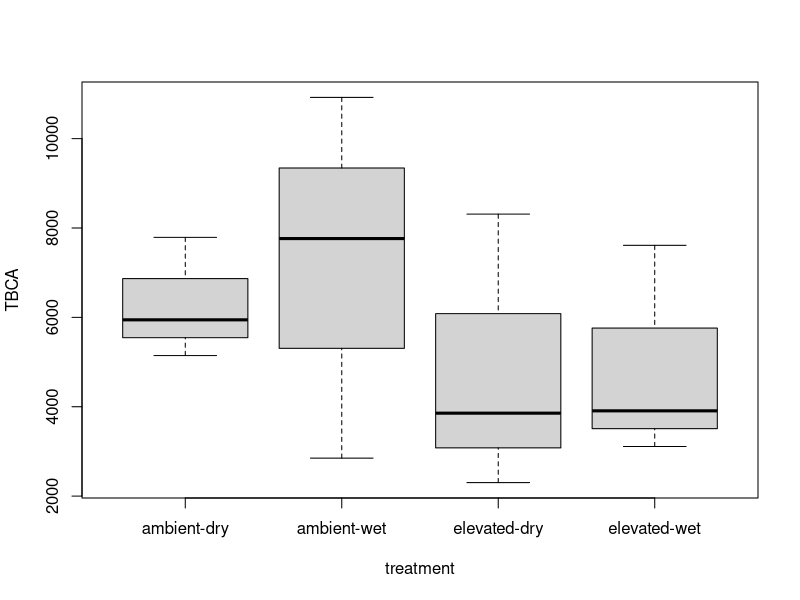

Recreate this plot in R. (Note: this script raises an error after producing the figure.)
### This script creates TBCA from the flux data and the biomass data
# source("functions_and_packages/functions.R")
# source("functions_and_packages/plot_objects.R")
# library(doBy)

#1: Fc,t = GPP - (Rl + Rs,br) = total carbon flux by chamber
#2: TBCA = Fc,t - Mab,t
#3: Mab,t = total mass of aboveground + leaflitter

# read harvest totals of mass and C flux by chmaber
#harvest_C <- read.csv("master_scripts/harvest_chamber.csv")
tree_C <- read.csv("calculated_mass/chamber_carbon.csv")
tree_C$treatment <- with(tree_C, paste(CO2_treatment, Water_treatment, sep="-"))  

##caluclate TBCA-----------------------------------------------------------------------------------------------------

tree_C$TBCA <- with(tree_C, Cflux- treeC)

tree_C$Fs_resid <- with(tree_C, TBCA - (frootC + crootC))

#write.csv(harvest_C[, c(1:2, 7:9, 15:16)], "calculated_mass/TBCA.csv", row.names = FALSE)

boxplot(TBCA ~treatment, data=tree_C)

below_means <- summaryBy(Cflux+TBCA+Fs_resid ~ treatment, data=tree_C, FUN=c(mean, se))


##simple plotting of tbca and residual ---------------------------------------------------------------------------------

# bar(TBCA, c(treatment), tree_C, col="grey", xlab="",legend=FALSE, ylim=c(0, 15000),
#     half.errbar=FALSE, mar=c(5,5,1,1),las=1,cex.axis=.8, cex.lab=1, cex.names=1,mgp=c(3,1,0))
# 
# bar(Fs_resid, c(treatment), tree_C, col="grey", xlab="",legend=FALSE, ylim=c(0, 15000),
#     half.errbar=FALSE, mar=c(5,5,1,1),las=1,cex.axis=.8, cex.lab=1, cex.names=1,mgp=c(3,1,0))

###bar with both

##Create a two row matrix with tbca and Fs_resid
below_dat <- rbind(below_means$Cflux.mean,below_means$TBCA.mean, below_means$Fs_resid.mean)

se_dat <- c(below_means$Cflux.se,below_means$TBCA.se, below_means$Fs_resid.se)
means_dat <-  c(below_means$Cflux.mean,below_means$TBCA.mean, below_means$Fs_resid.mean)
##reorder
se_dat2 <- se_dat[c(1,5,9,2,6,10,3,7,11,4,8,12)]
means_dat2 <- means_dat[c(1,5,9,2,6,10,3,7,11,4,8,12)]

cols <- c("grey30", "grey55", "grey85")

###plot belowground flux

# windows(7,7)
par(mar=c(5,6,1,1),las=1, mgp=c(3,1,0), cex.axis=1, cex.lab = 1.25)

below_bar <- barplot(below_dat, beside=TRUE, names.arg=below_means$treatment, ylim=c(0, 27500), col=cols, 
                     xaxt='n', ylab="")
arrows(below_bar, means_dat2, below_bar, means_dat2+se_dat2, length=0.1, angle=90)
arrows(below_bar, means_dat2, below_bar, means_dat2-se_dat2, length=0.1, angle=90)
box()
legend("topright",belowfluxlab, pch = 22,  bty='n', pt.bg=cols, cex=1.25)
axis(side=1, at=c(2.5, 6.5, 10.5, 14.5), labels=boxlab, padj=.75, cex.axis=1.25)
title(ylab="Carbon  (g)", mgp=c(4,1,0))

#  dev.copy2pdf(file="master_scripts/paper_figs/belowground_flux_plots.pdf")
#  dev.off() 


  
  